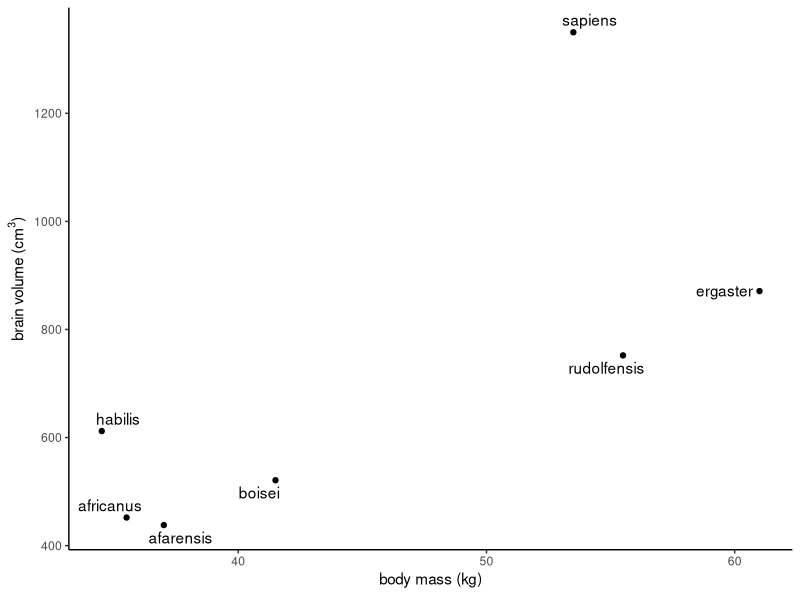

Source code (R):
## ---- chunk 1
sppnames <- c( "afarensis","africanus","habilis","boisei",
"rudolfensis","ergaster","sapiens")
brainvolcc <- c( 438 , 452 , 612, 521, 752, 871, 1350 )
masskg <- c( 37.0 , 35.5 , 34.5 , 41.5 , 55.5 , 61.0 , 53.5 )
d <- data.frame( species=sppnames , brain=brainvolcc , mass=masskg )

library(tidyverse)
library(ggrepel)
ggplot(d, aes(x=mass, y=brain)) + 
  geom_point() + 
  geom_text_repel(aes(label=species)) + 
  labs(x=expression("body mass (kg)"), 
       y=expression("brain volume (cm"^3*")")) + 
  theme_classic()
